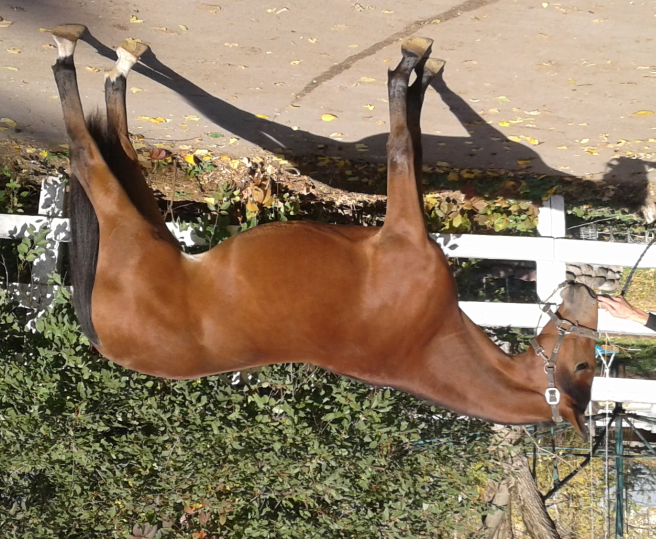
#> input picture info/Бэль(Политик-Белизна)2017.jpg, 1311 x 1078 px (shown at 1/2 size)
$ python -i calculation.py   (imports and definitions only)
#> lines starting #> are read from the running program, lines starting #| are printed output that depends on the picture; after the words box and inside, x2 and y2 are one past the last pixel; in counts of white or black regions, pixels touching at a corner belong together
#> further down, picture is the input picture: shape (1078, 1311, 3); mean B, G, R 97.1, 121.4, 140.6
import math
from collections import Counter
from traits_utils import draw_points_and_lines
import cv2
import numpy as np
from convexity import curve_convexity_metric_6_points

DEBUG = True
#DEBUG = False

#coef = 0
coef = 1


def debug_print(*args):
    if DEBUG:
        print(*args)

def make_vector(p1, p2): #вектор из точек
    return p2[0] - p1[0], p2[1] - p1[1]

def get_len(v): #длина вектора
    return math.sqrt(v[0] ** 2 + v[1] ** 2)

# [96 lines left out: functions trait_from_two_vectors, trait_from_angle, check_keypoints, get_points, get_lines, detect_horizon, not called in this run]

def detect_horizon_line(image, return_type="slope_intercept"):
    """
    Определяет линию горизонта, включая наклонные случаи

    Параметры:
    - image: изображение cv2
    - return_type: тип возвращаемых данных
        "slope_intercept": возвращает (угловой_коэффициент, смещение)
        "points": возвращает две точки для отрисовки линии
        "angle": возвращает угол наклона в градусах

    Возвращает:
    - В зависимости от return_type: параметры линии, точки или угол
    - None если линию не удалось определить
    """
#> called with return_type = 'slope_intercept'


    gray = cv2.cvtColor(image, cv2.COLOR_BGR2GRAY)
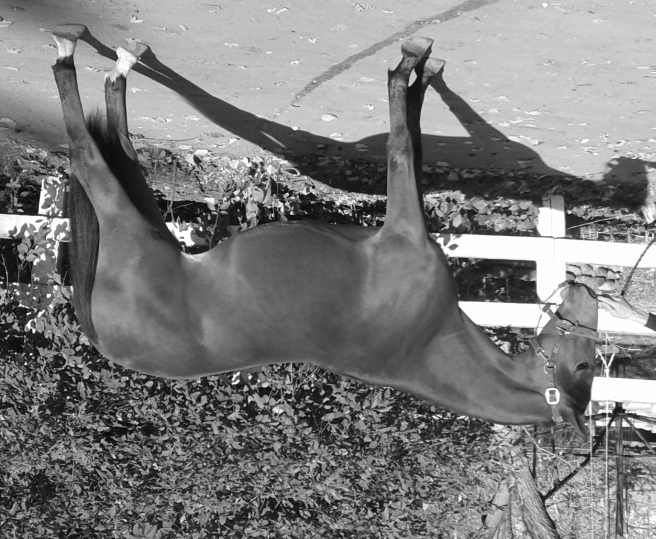
#> gray: shape (1078, 1311) (shown at 1/2 size); min 0, max 255, mean 124.4

    # Улучшаем детекцию краев
    gray = cv2.GaussianBlur(gray, (5, 5), 0)
    edges = cv2.Canny(gray, 50, 150, apertureSize=3)
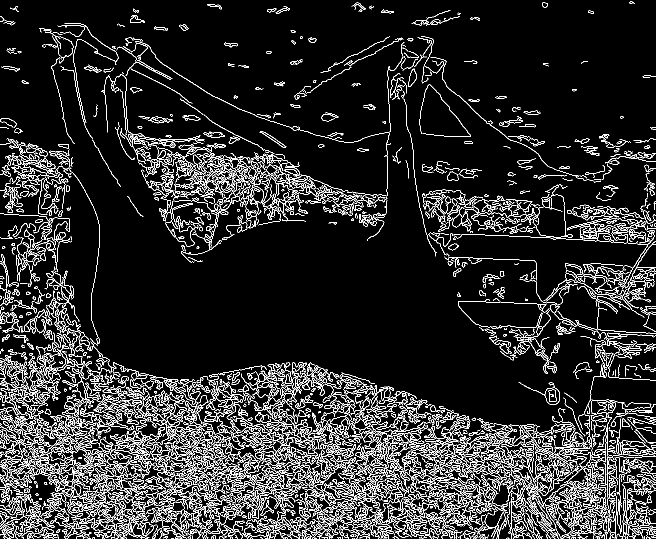
#> edges: shape (1078, 1311) (shown at 1/2 size); 10.9% white in thin lines or dots

    # Убираем шум
    kernel = np.ones((3, 3), np.uint8)
    edges = cv2.morphologyEx(edges, cv2.MORPH_CLOSE, kernel)
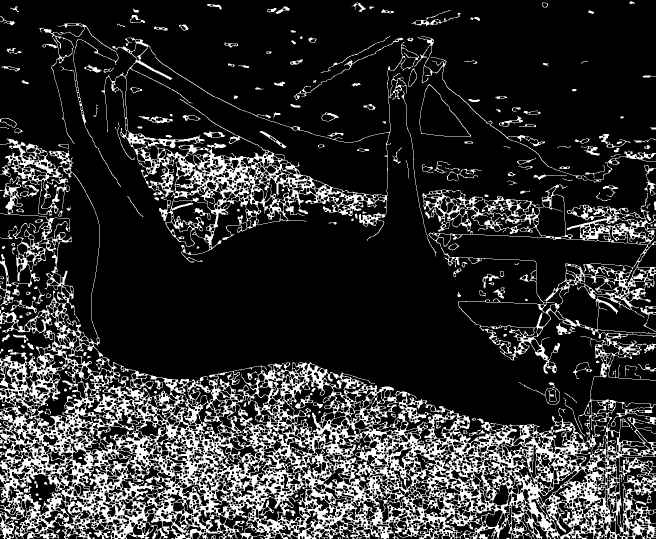
#> edges: shape (1078, 1311) (shown at 1/2 size); 18.3% white; 227 white regions (29 under 20 px), largest, box (x1, y1, x2, y2) and area: (0, 277, 1311, 1078) 210086, (202, 75, 838, 525) 27187, (78, 46, 242, 374) 1878

    # Поиск линий с помощью преобразования Хафа
    lines = cv2.HoughLinesP(edges, 1, np.pi/180, threshold=100,
                           minLineLength=100, maxLineGap=20)
#> lines = 1322 rows, first 6: [706, 896, 1297, 989], [1013, 1007, 1310, 1075], [104, 987, 1310, 903], [0, 1057, 1260, 835], [0, 767, 108, 792], [440, 850, 1310, 1019]

    if lines is None:
        return None

    # Фильтрация и выбор лучшей линии горизонта
    horizon_candidates = []

    for line in lines:
        x1, y1, x2, y2 = line[0]

        # Игнорируем почти вертикальные линии
        if abs(x2 - x1) < 10:  # предотвращаем деление на ноль
            continue

        # Вычисляем угол наклона
        slope = (y2 - y1) / (x2 - x1)
        angle = np.degrees(np.arctan(slope))

        # Фильтруем по углу (исключаем слишком крутые наклоны)
        if abs(angle) < 45:  # горизонт обычно не слишком крутой
            length = np.sqrt((x2 - x1)**2 + (y2 - y1)**2)
            horizon_candidates.append({
                'points': (x1, y1, x2, y2),
                'slope': slope,
                'intercept': y1 - slope * x1,
                'angle': angle,
                'length': length
            })
#> this loop made 1322 passes
#> (x1, y1, x2, y2, slope, angle, length) on passes 1 to 12: (706, 896, 1297, 989, 0.157, 8.94, 598.3), (1013, 1007, 1310, 1075, 0.229, 12.9, 304.7), (104, 987, 1310, 903, -0.0697, -3.98, 1208.9), (0, 1057, 1260, 835, -0.176, -9.99, 1279.4), (0, 767, 108, 792, 0.231, 13.03, 110.9), (440, 850, 1310, 1019, 0.194, 10.99, 886.3), (2, 870, 1301, 1076, 0.159, 9.01, 1315.2), (129, 816, 993, 984, 0.194, 11, 880.2), (97, 954, 1310, 890, -0.0528, -3.02, 1214.7), (602, 894, 1300, 1043, 0.213, 12.05, 713.7), (0, 785, 1304, 922, 0.105, 6, 1311.2), (3, 1004, 655, 958, -0.0706, -4.04, 653.6)

    if not horizon_candidates:
        return None

    # Выбираем самую длинную линию как горизонт
    best_line = max(horizon_candidates, key=lambda x: x['length'])

    # Возвращаем результат в нужном формате
    if return_type == "slope_intercept":
        return best_line['slope'], best_line['intercept']

    elif return_type == "points":
        x1, y1, x2, y2 = best_line['points']
        # Расширяем линию на всю ширину изображения
        height, width = image.shape[:2]
        if abs(best_line['slope']) > 0.001:  # не горизонтальная линия
            y1_extended = int(best_line['slope'] * 0 + best_line['intercept'])
            y2_extended = int(best_line['slope'] * width + best_line['intercept'])
            return (0, y1_extended), (width, y2_extended)
        else:  # горизонтальная линия
            return (0, int(best_line['intercept'])), (width, int(best_line['intercept']))

    elif return_type == "angle":
        return best_line['angle']

    return best_line


# [643 lines left out: functions get_horizont_line, distance_point_to_line, find_parallel, angle, calculate_traits, not called in this run]

#--------------------------------------------------------------------------------

# [2 lines not run here, left out]

>>> import cv2
>>> picture = cv2.imread('info/Бэль(Политик-Белизна)2017.jpg')
>>> result = detect_horizon_line(picture)
